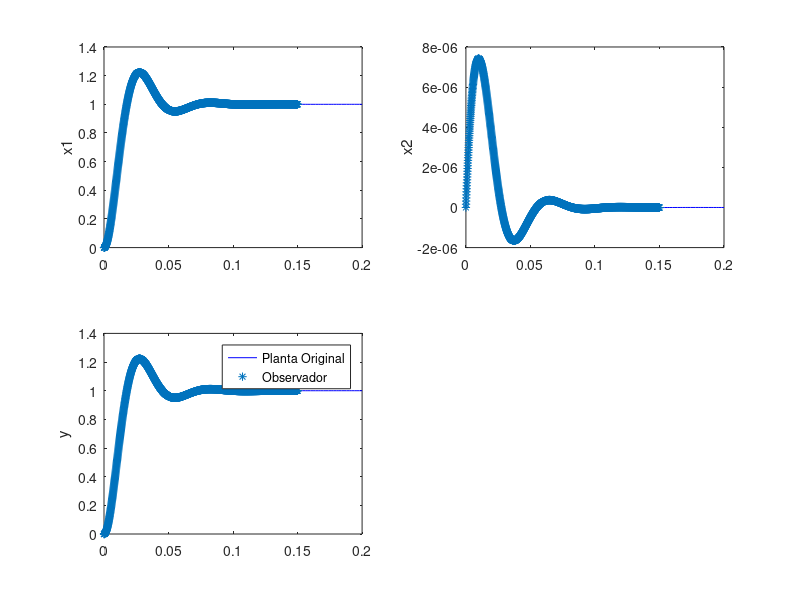

The MATLAB script that drew this image:
clc
clear
close all;

%Equações recursivas para do sistema

% Matrizes do Sistema
R1=51000;
R2=18000;
C1=0.0000001;
C2=0.00000068;

A=[0 1/C1;-1/(R1*R2*C2) (-1/(R1*C2))+(-1/(R2*C2))];
B=[0;1/(R1*R2*C2)];
C=[1 0];
D=0;

sistema=ss(A,B,C,D);

% Matriz do observador
Ke = [129.4655901576317;0.0010876046533];

% Condições Iniciais


figure()
[Y,t,X]=step(sistema);

% separando os elementos do vetor X
x1a=X(:,1);
x1b=X(:,2);

figure(1)
subplot(2,2,1)
plot(t,x1a,'b')
hold on
subplot(2,2,2)
plot(t,x1b,'b')
hold on
subplot(2,2,3)
plot(t,Y,'b')
hold on

% simulação com discretização dos integradores
% I(z)=T/(z-1)=Xi(z)/Xi_ponto(z)
% xi(k)=T*xi_ponto(k-1)+xi(k-1)

clear u
T = 1e-4;
k=0:0.15/T;
u=ones(1,length(k));

% condições iniciais
x1(1)=0;  %  para k = 0
x2(1)=0;  %  para k = 0
x1_ponto(1)=B(1);  %  para k = 0
x2_ponto(1)=B(2);  %  para k = 0

y(1)=C(1)*x1(1)+C(2)*x2(1)+D*u(1);  %  para k = 0

% condições iniciais do observador
x1_obs(1)=0;  %  para k = 0
x2_obs(1)=0;  %  para k = 0

y_obs(1)=C(1)*x1_obs(1)+C(2)*x2_obs(1)+D*u(1)  %  para k = 0

x1_ponto_obs(1)=B(1)*u(1)+Ke(1)*(y(1)-y_obs(1));  %  para k = 0
x2_ponto_obs(1)=B(2)*u(1)+Ke(2)*(y(1)-y_obs(1));  %  para k = 0

for j=2:length(k)
    % Equações dos integradores
    x1(j)=T*x1_ponto(j-1)+x1(j-1);
    x2(j)=T*x2_ponto(j-1)+x2(j-1);    
    
   
    % Equação diferencial de estados:  Xponto=A*X+B*U
    x1_ponto(j)=A(1,1)*x1(j)+A(1,2)*x2(j)+B(1)*u(j);  
    x2_ponto(j)=A(2,1)*x1(j)+A(2,2)*x2(j)+B(2)*u(j); 
    % Equação de Saída: Y=C*X+D*U
    y(j)=C(1)*x1(j)+C(2)*x2(j)+D*u(j);
    
    % Equações dos integradores do observador
    x1_obs(j)=T*x1_ponto_obs(j-1)+x1_obs(j-1);
    x2_obs(j)=T*x2_ponto_obs(j-1)+x2_obs(j-1);    
    
     % Equação de Saída observador: Y=C*X+D*U
     y_obs(j)=C(1)*x1_obs(j)+C(2)*x2_obs(j)+D*u(j);
    
    % Equação diferencial de estados do observador:
    % Xponto=A*X+B*U+Ke(y-C*x)
    x1_ponto_obs(j)=A(1,1)*x1_obs(j)+A(1,2)*x2_obs(j)+B(1)*u(j)+Ke(1)*(y(j)-y_obs(j));  
    x2_ponto_obs(j)=A(2,1)*x1_obs(j)+A(2,2)*x2_obs(j)+B(2)*u(j)+Ke(2)*(y(j)-y_obs(j)); 
   
end

subplot(2,2,1)
plot(k*T,x1_obs,'*')
ylabel('x1')
subplot(2,2,2)
plot(k*T,x2_obs,'*')
ylabel('x2')
subplot(2,2,3)
plot(k*T,y_obs,'*')
ylabel('y')
legend('Planta Original', 'Observador')



